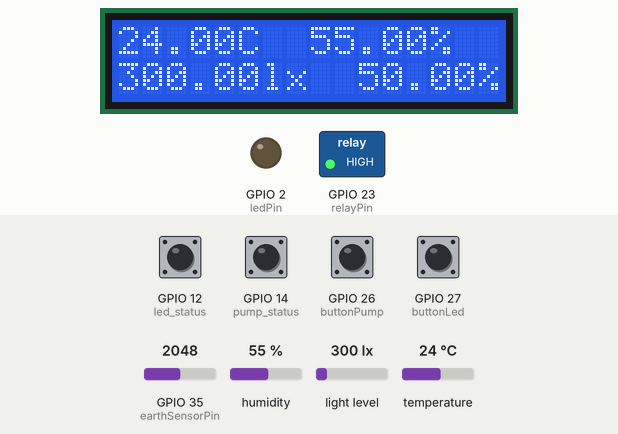
Bench run of a sketch on a simulated ESP32. On the bench: 16×2 character LCD, switched loads named in the sketch (green lamp = pin HIGH), output pins drawn as LEDs (lit = HIGH). Inputs (shaded band) come from the test bench; at power-on: GPIO 12 (led_status), GPIO 14 (pump_status), GPIO 26 (buttonPump), GPIO 27 (buttonLed) HIGH, light level 300 lx, GPIO 35 (earthSensorPin) = 2048, humidity 55 %, temperature 24 °C. WiFi joins after 1.5 s; servers stay silent unless stated; no MQTT or app messages arrive unless stated; what the sketch prints to the serial monitor is not drawn.

Above: at 3.3 s.
3.4 s: GPIO 12 (led_status) pulled LOW for 0.15 s
9.5 s: light level set to 32 lx
At 10.4 s:
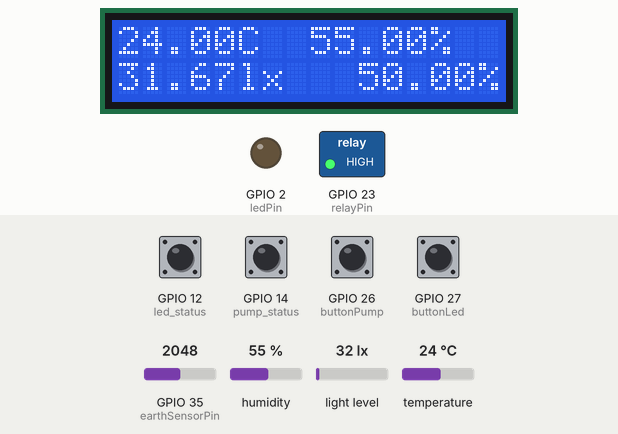
15.5 s: light level set to 27 lx
At 16.4 s:
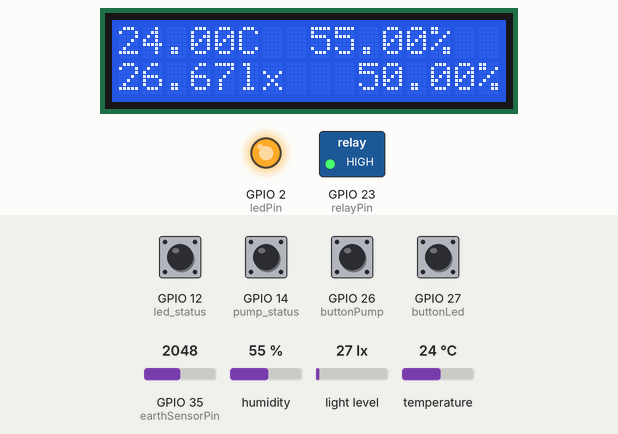
21.5 s: GPIO 14 (pump_status) pulled LOW for 1 s
28.5 s: GPIO 12 (led_status) pulled LOW for 1 s
At 29.2 s:
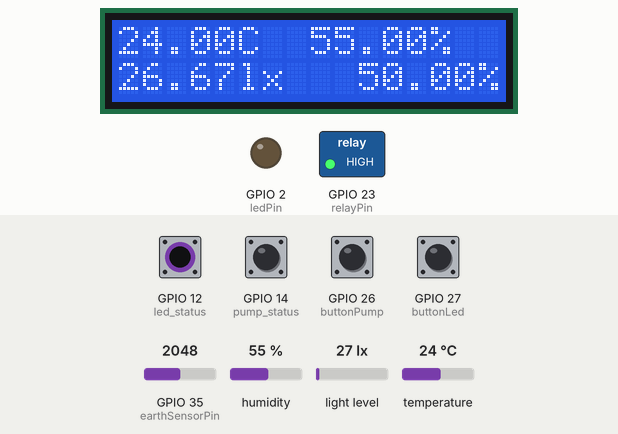
35.5 s: GPIO 14 (pump_status) pulled LOW for 3.2 s
Timing chart, 0 to 38.5 s (numbered marks = the images above; inputs shaded):
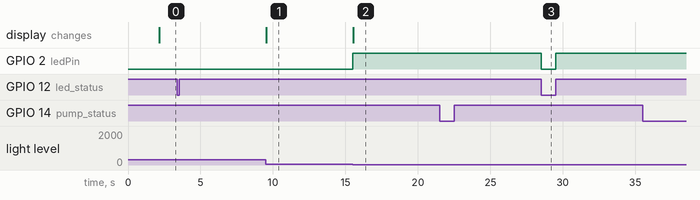

The sketch:

btlIot.ino
```cpp
#include <Wire.h>
#include <DHT.h>
#include <BH1750.h>
#include <LiquidCrystal_I2C.h>
#include <WiFi.h>
#include <PubSubClient.h>
#include <ArduinoJson.h>
#include <thread>

const int DHTPIN = 5;
const int DHTTYPE = DHT11;
const int ledPin = 2;
const int earthSensorPin = 35;
const int relayPin = 23;

// new code
const int led_status = 12;
const int buttonLed = 27;
const int pump_status = 14;
const int buttonPump = 26;

const char *ssid = "Vu Thi Lan";
const char *password = "0974020710";
const char *mqtt_server = "192.168.1.9";
const char *mqtt_client_id = "esp32_client";
const char *mqtt_topic = "esp32/data";
const char *mqtt_control_topic = "control";
const char *mqtt_username = "";
const char *mqtt_password = "";

const char *mqtt_from_esp32 = "from-esp32";

int ledAutoMode = 0;
int pumpAutoMode = 0;
int ledMode = 0;
int pumpMode = 0;

int swap_mode = 1;
int previousButtonState_led = LOW;

WiFiClient espClient;
PubSubClient mqttClient(espClient);
StaticJsonDocument<200> jsonData, jsonLedtPumpStatus;

DHT dht(DHTPIN, DHTTYPE);
LiquidCrystal_I2C lcd(0x27, 16, 2);
BH1750 lightMeter(0x23);

unsigned long previousMillis = 0;
const long interval = 2000;

void connectWiFi()
{
  WiFi.begin(ssid, password);
  while (WiFi.status() != WL_CONNECTED)
  {
    Serial.println("Đang kết nối WiFi...");
    delay(2000);
  }
  Serial.println("Đã kết nối WiFi");

  mqttClient.setServer(mqtt_server, 1883);

  if (!mqttClient.connected())
  {
    reconnectMQTT();
  }
}

void reconnectMQTT()
{
  while (!mqttClient.connected())
  {
    Serial.println("Đang thử kết nối MQTT...");
    if (mqttClient.connect(mqtt_client_id, mqtt_username, mqtt_password))
    {
      Serial.println("Đã kết nối tới MQTT broker");
      mqttClient.subscribe(mqtt_control_topic);
    }
    else
    {
      Serial.print("Kết nối thất bại, rc=");
      Serial.print(mqttClient.state());
      Serial.println("Thử lại sau 5 giây...");
      delay(5000);
    }
  }
}

void check_buttonAll()
{

  // pump
  int status_button_pump = digitalRead(pump_status);

  if (status_button_pump == LOW)
  {
    int status_button_pump_on_off = digitalRead(buttonPump);
    if (status_button_pump_on_off == LOW)
    {
      digitalWrite(relayPin, LOW);
    }
    else
    {
      digitalWrite(relayPin, HIGH);
    }
  }
  else
  {
    float earthMoisture = earthMoisturePercent(analogRead(earthSensorPin));
    pumpControl(earthMoisture);
  }

  // led
  int status_button_led = digitalRead(led_status);

  if (status_button_led == LOW)
  {
    int status_button_led_on_off = digitalRead(buttonLed);
    if (status_button_led_on_off == LOW)
    {
      digitalWrite(ledPin, HIGH);
      Serial.println("Bật");
    }
    else
    {
      digitalWrite(ledPin, LOW);
      Serial.println("Tắt");
    }
  }
  else
  {
    float lightValue = lightMeter.readLightLevel();
    ledControl(lightValue);
    Serial.println("Tự động");
  }
}

void setup()
{
  Serial.begin(9600);
  lcd.init();
  lcd.backlight();

  dht.begin();
  Wire.begin();
  lightMeter.begin();
  pinMode(ledPin, OUTPUT);
  pinMode(earthSensorPin, INPUT);
  pinMode(relayPin, OUTPUT);
  digitalWrite(relayPin, HIGH);

  pinMode(buttonLed, INPUT_PULLUP);
  pinMode(buttonPump, INPUT_PULLUP);
  pinMode(led_status, INPUT_PULLUP);
  pinMode(pump_status, INPUT_PULLUP);

  connectWiFi();
  // std::thread manualControlThread(manualControl);
  // manualControlThread.detach();
}

void loop()
{

  check_buttonAll();

  lcd.clear();
  float humidity = dht.readHumidity();
  float temperature = dht.readTemperature();
  float lightValue = lightMeter.readLightLevel();
  float earthMoisture = earthMoisturePercent(analogRead(earthSensorPin));
  printLCD(temperature, humidity, lightValue, earthMoisture);
  unsigned long currentMillis = millis();

  if (currentMillis - previousMillis >= interval)
  {
    previousMillis = currentMillis;

    if (!mqttClient.connected())
    {
      reconnectMQTT();
    }

    sendMQTTData(temperature, humidity, lightValue, earthMoisture);
  }
}

void sendMQTTData(float temperature, float humidity, float lightValue, float earthMoisture)
{
  jsonData["from"] = "esp32";
  jsonData["temperature"] = temperature;
  jsonData["humidity"] = humidity;
  jsonData["lightValue"] = lightValue;
  jsonData["earthMoisture"] = earthMoisture;

  char jsonString[200];
  serializeJson(jsonData, jsonString);

  mqttClient.publish(mqtt_topic, jsonString);
}

void pumpControl(float earthMoisture)
{
  if (earthMoisture < 30)
  {
    digitalWrite(relayPin, LOW);
    pumpMode = 1;
  }
  else
  {
    digitalWrite(relayPin, HIGH);
    pumpMode = 0;
  }
}

float earthMoisturePercent(int analog)
{
  float virtualPercent = map(analog, 0, 4095, 0, 100);
  float result = 100 - virtualPercent;
  return result;
}

void ledControl(float lightValue)
{
  if (lightValue < 30)
  {
    digitalWrite(ledPin, HIGH);
    ledMode = 1;
  }
  else
  {
    digitalWrite(ledPin, LOW);
    ledMode = 0;
  }
}

void printSerial(float temperature, float humidity, float lightValue, float earthMoisture)
{
  Serial.print("Nhiet do: ");
  Serial.print(temperature);
  Serial.println(" C");

  Serial.print("Do am: ");
  Serial.print(humidity);
  Serial.println("%");

  Serial.print("Anh sang: ");
  Serial.print(lightValue);
  Serial.println(" lx");

  Serial.print("Do am dat: ");
  Serial.print(earthMoisture);
  Serial.println("%");
}

void printLCD(float temperature, float humidity, float lightValue, float earthMoisture)
{
  lcd.setCursor(0, 0);
  lcd.print(temperature);
  lcd.print("C");

  lcd.setCursor(8, 0);
  lcd.print(humidity);
  lcd.print("%");

  lcd.setCursor(0, 1);
  lcd.print(lightValue);
  lcd.print("lx");

  lcd.setCursor(10, 1);
  lcd.print(earthMoisture);
  lcd.print("%");
}
```

Measured:
- the behaviour switches between 30 and 29 lx on light level (found by bisection; images 1 and 2)
- after the input at 9.5 s, the display: changes at once (image 1)
- after the input at 15.5 s, GPIO 2 (ledPin): LOW → HIGH at once; the display: changes after 0.05 s (image 2)
- after the input at 28.5 s, GPIO 2 (ledPin): HIGH → LOW at once, → HIGH 1.0 s later
